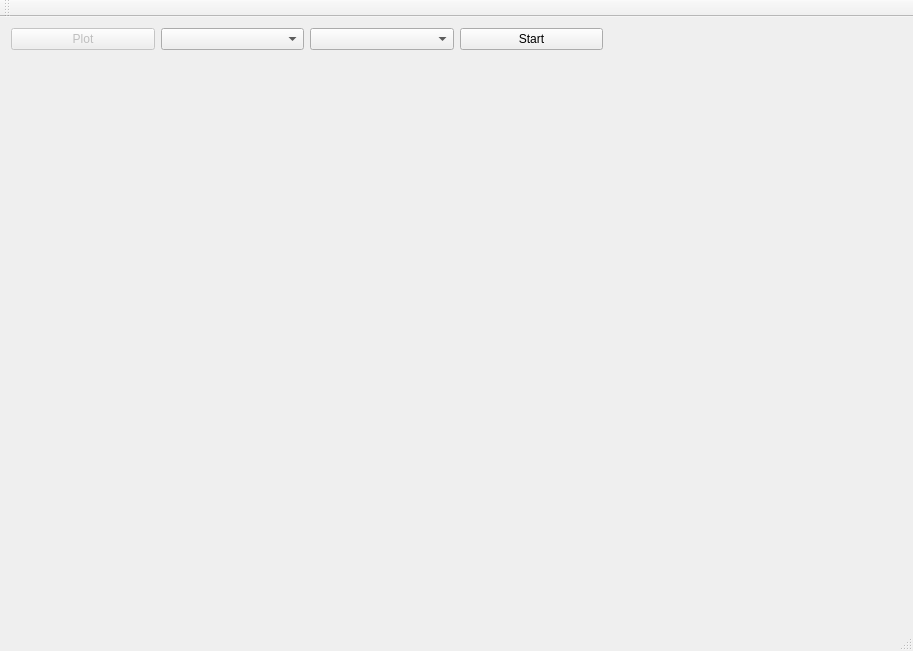
<?xml version="1.0" encoding="UTF-8"?>
<ui version="4.0">
 <class>MainWindow</class>
 <widget class="QMainWindow" name="MainWindow">
  <property name="geometry">
   <rect>
    <x>0</x>
    <y>0</y>
    <width>913</width>
    <height>651</height>
   </rect>
  </property>
  <property name="windowTitle">
   <string>Монитор телеметрии</string>
  </property>
  <widget class="QWidget" name="centralWidget">
   <layout class="QGridLayout" name="gridLayout_2">
    <item row="0" column="0">
     <layout class="QGridLayout" name="gridLayout">
      <item row="0" column="4">
       <spacer name="horizontalSpacer_2">
        <property name="orientation">
         <enum>Qt::Horizontal</enum>
        </property>
        <property name="sizeType">
         <enum>QSizePolicy::Preferred</enum>
        </property>
        <property name="sizeHint" stdset="0">
         <size>
          <width>40</width>
          <height>20</height>
         </size>
        </property>
       </spacer>
      </item>
      <item row="1" column="0" colspan="6">
       <widget class="QCustomPlot" name="plot" native="true"/>
      </item>
      <item row="0" column="0">
       <widget class="QPushButton" name="plotButton">
        <property name="enabled">
         <bool>false</bool>
        </property>
        <property name="text">
         <string>Plot</string>
        </property>
       </widget>
      </item>
      <item row="0" column="3">
       <widget class="QPushButton" name="startButton">
        <property name="text">
         <string>Start</string>
        </property>
       </widget>
      </item>
      <item row="0" column="1">
       <widget class="QComboBox" name="typesComboBox"/>
      </item>
      <item row="0" column="2">
       <widget class="QComboBox" name="fieldsComboBox"/>
      </item>
     </layout>
    </item>
   </layout>
  </widget>
  <widget class="QMenuBar" name="menuBar">
   <property name="geometry">
    <rect>
     <x>0</x>
     <y>0</y>
     <width>913</width>
     <height>25</height>
    </rect>
   </property>
  </widget>
  <widget class="QToolBar" name="mainToolBar">
   <attribute name="toolBarArea">
    <enum>TopToolBarArea</enum>
   </attribute>
   <attribute name="toolBarBreak">
    <bool>false</bool>
   </attribute>
  </widget>
  <widget class="QStatusBar" name="statusBar"/>
 </widget>
 <layoutdefault spacing="6" margin="11"/>
 <customwidgets>
  <customwidget>
   <class>QCustomPlot</class>
   <extends>QWidget</extends>
   <header>qcustomplot.h</header>
   <container>1</container>
  </customwidget>
 </customwidgets>
 <resources/>
 <connections/>
</ui>
